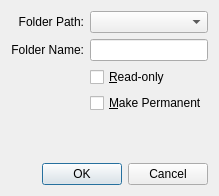
<ui version="4.0" >
 <comment>
 VBox frontends: Qt4 GUI ("VirtualBox"):

     Copyright (C) 2008 Oracle Corporation

     This file is part of VirtualBox Open Source Edition (OSE), as
     available from http://www.virtualbox.org. This file is free software;
     you can redistribute it and/or modify it under the terms of the GNU
     General Public License (GPL) as published by the Free Software
     Foundation, in version 2 as it comes in the "COPYING" file of the
     VirtualBox OSE distribution. VirtualBox OSE is distributed in the
     hope that it will be useful, but WITHOUT ANY WARRANTY of any kind.
 </comment>
 <class>VBoxVMSettingsSFDetails</class>
 <widget class="QDialog" name="VBoxVMSettingsSFDetails" >
  <property name="geometry" >
   <rect>
    <x>0</x>
    <y>0</y>
    <width>218</width>
    <height>196</height>
   </rect>
  </property>
  <property name="windowTitle" >
   <string>Dialog</string>
  </property>
  <layout class="QGridLayout" >
   <item row="0" column="0" >
    <widget class="QLabel" name="mLbPath" >
     <property name="text" >
      <string>Folder Path:</string>
     </property>
     <property name="alignment" >
      <set>Qt::AlignRight|Qt::AlignTrailing|Qt::AlignVCenter</set>
     </property>
    </widget>
   </item>
   <item row="0" column="1" >
    <widget class="VBoxFilePathSelectorWidget" name="mPsPath" />
   </item>
   <item row="1" column="0" >
    <widget class="QLabel" name="mLbName" >
     <property name="text" >
      <string>Folder Name:</string>
     </property>
     <property name="alignment" >
      <set>Qt::AlignRight|Qt::AlignTrailing|Qt::AlignVCenter</set>
     </property>
    </widget>
   </item>
   <item row="1" column="1" >
    <widget class="QLineEdit" name="mLeName" >
     <property name="toolTip" >
      <string>Displays the name of the shared folder (as it will be seen by the guest OS).</string>
     </property>
    </widget>
   </item>
   <item row="2" column="1" >
    <widget class="QCheckBox" name="mCbReadonly" >
     <property name="toolTip" >
      <string>When checked, the guest OS will not be able to write to the specified shared folder.</string>
     </property>
     <property name="text" >
      <string>&amp;Read-only</string>
     </property>
    </widget>
   </item>
   <item row="3" column="1" >
    <widget class="QCheckBox" name="mCbPermanent" >
     <property name="text" >
      <string>&amp;Make Permanent</string>
     </property>
    </widget>
   </item>
   <item row="4" column="1" >
    <spacer>
     <property name="orientation" >
      <enum>Qt::Vertical</enum>
     </property>
     <property name="sizeHint" >
      <size>
       <width>20</width>
       <height>40</height>
      </size>
     </property>
    </spacer>
   </item>
   <item row="5" column="0" colspan="2" >
    <widget class="QIDialogButtonBox" name="mButtonBox" >
     <property name="standardButtons" >
      <set>QDialogButtonBox::Cancel|QDialogButtonBox::NoButton|QDialogButtonBox::Ok</set>
     </property>
    </widget>
   </item>
  </layout>
 </widget>
 <customwidgets>
  <customwidget>
   <class>VBoxFilePathSelectorWidget</class>
   <extends>QComboBox</extends>
   <header>VBoxFilePathSelectorWidget.h</header>
   <container>1</container>
  </customwidget>
  <customwidget>
   <class>QIDialogButtonBox</class>
   <extends>QDialogButtonBox</extends>
   <header>QIDialogButtonBox.h</header>
  </customwidget>
 </customwidgets>
 <resources/>
 <connections>
  <connection>
   <sender>mButtonBox</sender>
   <signal>accepted()</signal>
   <receiver>VBoxVMSettingsSFDetails</receiver>
   <slot>accept()</slot>
   <hints>
    <hint type="sourcelabel" >
     <x>108</x>
     <y>158</y>
    </hint>
    <hint type="destinationlabel" >
     <x>108</x>
     <y>90</y>
    </hint>
   </hints>
  </connection>
  <connection>
   <sender>mButtonBox</sender>
   <signal>rejected()</signal>
   <receiver>VBoxVMSettingsSFDetails</receiver>
   <slot>reject()</slot>
   <hints>
    <hint type="sourcelabel" >
     <x>108</x>
     <y>158</y>
    </hint>
    <hint type="destinationlabel" >
     <x>108</x>
     <y>90</y>
    </hint>
   </hints>
  </connection>
 </connections>
</ui>
